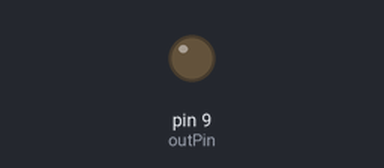
A sketch run on a simulated Arduino Uno, built with avr-gcc and run on an emulated ATmega328P. Parts: output pins drawn as LEDs (lit = HIGH).

Above: at 0.05 s.
At 2.75 s:
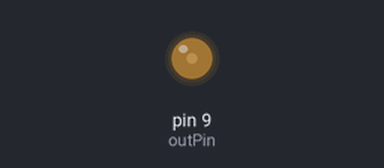
At 5.5 s:
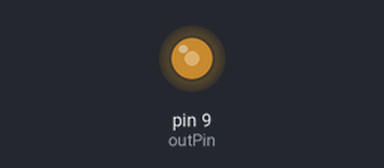
At 11.0 s:
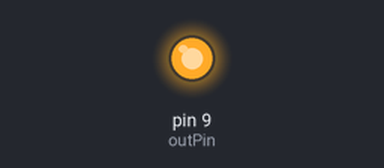
Timing chart, 0 to 14.3 s (numbered marks = the images above):
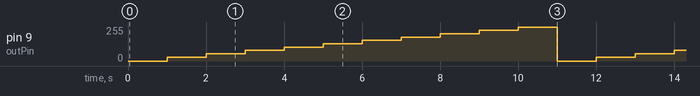

The sketch:

sketch.ino
```cpp
int outPin = 9,
    delayTime = 1000;

void setup(){
    pinMode(outPin, OUTPUT);
}

void loop(){
    analogWrite(outPin, 0);
    delay(delayTime);
    analogWrite(outPin, 30);
    delay(delayTime);
    analogWrite(outPin, 55);
    delay(delayTime);
    analogWrite(outPin, 80);
    delay(delayTime);
    analogWrite(outPin, 105);
    delay(delayTime);
    analogWrite(outPin, 130);
    delay(delayTime);
    analogWrite(outPin, 155);
    delay(delayTime);
    analogWrite(outPin, 180);
    delay(delayTime);
    analogWrite(outPin, 205);
    delay(delayTime);
    analogWrite(outPin, 230);
    delay(delayTime);
    analogWrite(outPin, 255);
    delay(delayTime);

}
```

Measured:
- by itself, pin 9 (outPin): repeats every 11.0 s: 55/255 1.0 s, 80/255 1.0 s, 105/255 1.0 s, 130/255 1.0 s, 155/255 1.0 s, 180/255 1.0 s, 205/255 1.0 s, 230/255 1.0 s, 255/255 1.0 s, 0/255 1.0 s, 30/255 1.0 s
